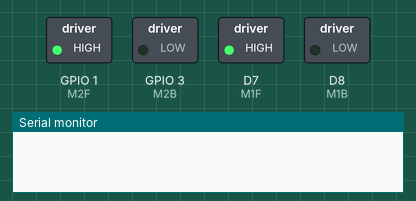
Bench run of a sketch on a simulated ESP8266 (NodeMCU). On the bench: switched loads named in the sketch (green lamp = pin HIGH), the last lines printed to the serial monitor.

Above: at 0.05 s.
At 7.45 s:
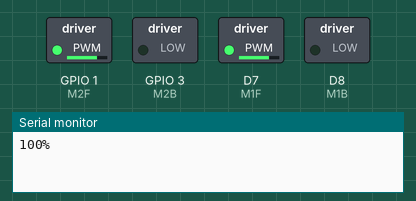
At 14.95 s:
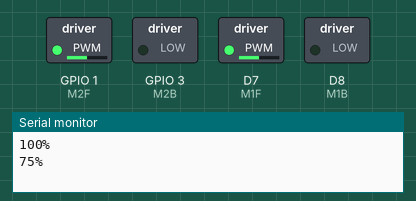
At 19.95 s:
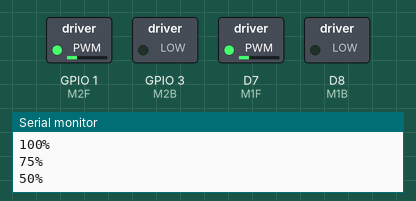
Timing chart, 0 to 26.0 s (numbered marks = the images above):
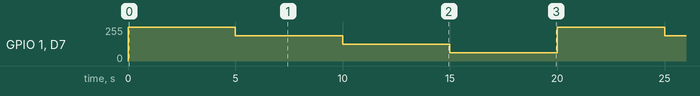

The sketch:

1-sameDirection.ino
```cpp
//MOTOR 1
#define M1F D7 //BIN1 - GREEN
#define M1B D8 //BIN2 - BLUE
//MOTOR 2
#define M2F D10 //AIN1 - BLUE
#define M2B D9 //AIN2 - GREEN


void setup() {
//Motor 1 Setup
pinMode(M1F, OUTPUT);
pinMode(M1B, OUTPUT);

//Motor 2 Setup
pinMode(M2F, OUTPUT);
pinMode(M2B, OUTPUT);

}

void loop() {
//Motor 1
    for (int test = 0; test <= 3; test++) //4 tests
    {
        analogWrite(M1F, 255 - test * 64);
        analogWrite(M1B, 0);

        //Motor 2
        analogWrite(M2F, 255 - test * 64);
        analogWrite(M2B, 0);

        delay(5000);

        switch (test) {
          case 0:
            Serial.println("100%");
            break;
          case 1:
            Serial.println("75%");
            break;
          case 2:
            Serial.println("50%");
            break;
          case 3:
            Serial.println("25%");
            break;
          default:
            Serial.println("Something Went Wrong");
            break;
        }
    //255 (100%), 191 (75%), 127 (50%), 63 (25%), 0
    }
}
```

Measured:
- by itself, GPIO 1 (M2F), D7 (M1F): repeats every 20.0 s: 191/255 5.0 s, 127/255 5.0 s, 63/255 5.0 s, 255/255 5.0 s
